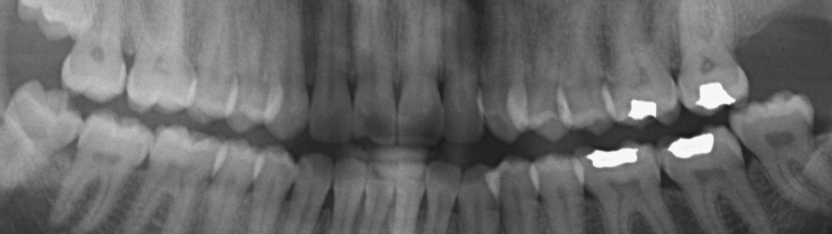
#> input picture media/tested/10.bmp, 1663 x 468 px (shown at 1/2 size); its folder holds only this picture in this run
$ python -i ROI_revision.py   (imports and definitions only)   (older library calls are emulated)
#> lines starting #> are read from the running program, lines starting #| are printed output that depends on the picture; after the words box and inside, x2 and y2 are one past the last pixel; in counts of white or black regions, pixels touching at a corner belong together
### users/utility/preprocessing.py
import cv2
import matplotlib.pyplot as plt
import numpy as np
from skimage.filters import (threshold_otsu, threshold_niblack, threshold_sauvola, rank)
from skimage.morphology import disk


def draw_histogram(image):
    plt.hist(image.ravel(), 256, [0, 256])
    plt.show()


# [42 lines left out: function match_histogram, not called in this run]


def equalize_histogram(image):
    result = cv2.equalizeHist(image)
    return result


def AHE(image, radius=150):
    result = rank.equalize(image=image, selem=disk(radius))
    return result


def CLAHE(image, clip_limit=2.0, grid_size=8):
    clahe = cv2.createCLAHE(clipLimit=clip_limit, tileGridSize=(grid_size, grid_size))
    adaptive_equalized = clahe.apply(image)
    return adaptive_equalized


# [83 lines left out: functions global_threshold, adaptive_threshold, otsu, niblack, not called in this run]


def sauvola(image, window_size, show_result=False, return_result=False):
    binary_global = image > threshold_otsu(image)
    thresh_sauvola = threshold_sauvola(image, window_size=window_size)
    binary_sauvola = image > thresh_sauvola

    if show_result:
        plt.subplot(3, 1, 1), plt.imshow(image, cmap='gray'), plt.title('Original'), plt.axis('off')
        plt.subplot(3, 1, 2), plt.imshow(binary_global, cmap='gray'), plt.title('Global Threshold'), plt.axis('off')
        plt.subplot(3, 1, 3), plt.imshow(binary_sauvola, cmap='gray'), plt.title('Sauvola Threshold'), plt.axis('off')
        plt.show()

    binary_sauvola = np.array(binary_sauvola, dtype='uint8')
    binary_sauvola = np.where(binary_sauvola == 1, np.uint8(255), np.uint8(0))

    if return_result:
        return binary_sauvola


# [176 lines left out: functions canny, laplacian, erosion, dilation, quadtree_decomp, imfill, not called in this run]


def eliminate_white_pixels(image):
    image = np.where(image == 255, np.uint8(254), image)
    return image


def eliminate_black_pixels(image):
    image = np.where(image == 0, np.uint8(1), image)
    return image

### users/utility/ROI_revision.py
import cv2
from . import preprocessing
import matplotlib.pyplot as plt
# import matplotlib.lines as mlines
import numpy as np
import copy


def revise_horizontal_boundaries(image, show_result=False, return_result=False):
    height, width = image.shape[0], image.shape[1]
    # print("image dimensions are:", image.shape)
    # img = preprocessing.CLAHE(image=img)
    tmp = copy.deepcopy(x=image)
    desired_kernel_size = int(width / 80) * 2 + 1
    tmp = cv2.GaussianBlur(tmp, (desired_kernel_size, desired_kernel_size), 0)
    desired_window_size = int(width / 60) * 2 + 1
    tmp = preprocessing.sauvola(image=tmp, window_size=desired_window_size, return_result=1)
    tmp = np.array(tmp, dtype='uint8')
    tmp = cv2.GaussianBlur(tmp, (desired_kernel_size, desired_kernel_size), 0)

    sum_array = list()
    bound = int(height / 5)
    # bound = 0
    for line_idx in range(bound, height - bound):
        line = tmp[line_idx, :]
        sum_array.append(sum(line))

    peak = np.argmin(a=sum_array) + bound
    cv2.line(tmp, (0, peak), (width, peak), 0, 3)

    # these coefficients are obtained empirically
    # upper is between 0.4 and 0.5
    # lower is between 0.3 and 0.4
    upper_bound = peak - int(0.45 * height)
    lower_bound = peak + int(0.4 * height)

    if upper_bound < 0:
        upper_bound = 0
    if lower_bound > height:
        lower_bound = height

    image = image[upper_bound:lower_bound, :]

    if show_result:
        plt.subplot(2, 1, 1), plt.imshow(X=tmp, cmap='gray')
        plt.subplot(2, 1, 2), plt.imshow(X=image, cmap='gray')
        plt.show()

    if return_result:
        return image, lower_bound, upper_bound


def revise_vertical_boundaries(image, show_result=False, return_result=False):

    def find_eoi(image, h_start, h_stop, rev_count):
        sum_array = list()
        for line_idx in range(resized_width):
            line = image[h_start:h_stop, line_idx]
            sum_array.append(sum(line))

        mean = int(np.mean(a=sum_array))

        # [5 lines of commented-out code are left out]

        if rev_count:
            for element in range(len(sum_array) - 2, 0, -1):
                if (sum_array[element + 1] <= mean) & (sum_array[element] >= mean):
                    eoi = int(element * width / 500)
                    break
        else:
            for element in range(0, len(sum_array) - 2):
                if (sum_array[element] <= mean) & (sum_array[element + 1] >= mean):
                    eoi = int(element * width / 500)
                    break

        return eoi

    tmp = copy.deepcopy(x=image)
    tmp = preprocessing.CLAHE(image=tmp, clip_limit=2., grid_size=8)
    height, width = tmp.shape[0], tmp.shape[1]
    # print("image shape is:", tmp.shape)
    resized_img = cv2.resize(tmp, (0, 0), fx=(500 / width), fy=(200 / height))

    resized_height, resized_width = resized_img.shape[0], resized_img.shape[1]
    linewidth = int(width / 400.)

    # [4 lines of commented-out code are left out]

    """vertical edges filter: left boundary"""
    vertical_edge_detector = np.zeros(shape=(3, 3))
    for ii in range(0, len(vertical_edge_detector)):
        vertical_edge_detector[ii, 0] = -1
        vertical_edge_detector[ii, -1] = 1

    # print(vertical_edge_detector)
    v_kernel = np.array(vertical_edge_detector, dtype=np.float32) / 1.0
    left_edge = cv2.filter2D(resized_img, -1, v_kernel)
    """end"""

    left_edge = preprocessing.dilation(image=left_edge, kernel_size=10, iterations=2, return_result=1)
    # img = cv2.blur(img, (15, 15))

    left_eoi_ln = find_eoi(image=left_edge, h_start=0, h_stop=height, rev_count=False)
    left_eoi_lw = find_eoi(image=left_edge, h_start=int(resized_height / 2), h_stop=height, rev_count=False)
    left_eoi_up = find_eoi(image=left_edge, h_start=0, h_stop=int(resized_height / 2), rev_count=False)
    left_eoi = min([left_eoi_ln, left_eoi_lw, left_eoi_up])

    cv2.line(tmp, (left_eoi, 0), (left_eoi, height), 0, linewidth)
    # cv2.line(resized_img, (sum_element, 0), (sum_element, resized_height), 0, linewidth)
    # print("left eoi is:", left_eoi)

    """vertical edges filter: right boundary"""
    vertical_edge_detector = np.zeros(shape=(3, 3))
    for ii in range(0, len(vertical_edge_detector)):
        vertical_edge_detector[ii, 0] = 1
        vertical_edge_detector[ii, -1] = -1

    # print(vertical_edge_detector)

    v_kernel = np.array(vertical_edge_detector, dtype=np.float32) / 1.0
    right_edge = cv2.filter2D(resized_img, -1, v_kernel)
    """end"""

    right_edge = preprocessing.dilation(image=right_edge, kernel_size=10, iterations=2, return_result=1)
    # img = cv2.blur(img, (15, 15))

    right_eoi_ln = find_eoi(image=right_edge, h_start=0, h_stop=height, rev_count=True)
    right_eoi_lw = find_eoi(image=right_edge, h_start=int(resized_height / 2), h_stop=height, rev_count=True)
    right_eoi_up = find_eoi(image=right_edge, h_start=0, h_stop=int(resized_height / 2), rev_count=True)
    right_eoi = max([right_eoi_ln, right_eoi_lw, right_eoi_up])

    cv2.line(tmp, (right_eoi, 0), (right_eoi, height), 0, linewidth)
    # cv2.line(img_resized, (sum_element, 0), (sum_element, resized_height), 0, linewidth)
    # print("right eoi is:", right_eoi)

    image = image[:, left_eoi:right_eoi]

    if show_result:
        plt.subplot(2, 1, 1), plt.imshow(X=tmp, cmap='gray')
        plt.subplot(2, 1, 2), plt.imshow(X=image, cmap='gray')
        plt.show()

    if return_result:
        return image, left_eoi, right_eoi


def revise_boundaries(image, show_result=False, return_result=False):

    h_rev, lower_boundary, upper_boundary = revise_horizontal_boundaries(image=image, return_result=True)
    revised_roi, left_boundary, right_boundary = revise_vertical_boundaries(image=h_rev, return_result=True)
    boundaries = [left_boundary, right_boundary, lower_boundary, upper_boundary]

    # plot the result as well as the input image
    if show_result:
        plt.subplot(211), plt.imshow(image, cmap='gray')
        plt.xticks([]), plt.yticks([])
        plt.subplot(212), plt.imshow(revised_roi, cmap='gray')
        plt.xticks([]), plt.yticks([])
        plt.show()

    if return_result:
        return revised_roi, boundaries

>>> import cv2
>>> picture = cv2.imread('../../media/tested/10.bmp')
#> picture is the input picture: shape (468, 1663, 3); min 24, max 247, mean 103.9
>>> result = revise_boundaries(picture)
#> in sauvola, `binary_global = image > threshold_otsu(image)`:
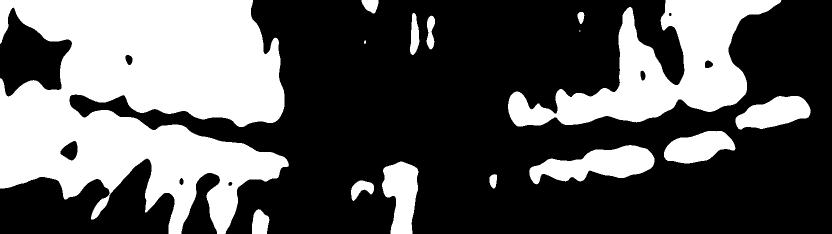
#> binary_global: shape (468, 1663, 3) bool (shown at 1/2 size); 35% white; 15 white regions (1 under 20 px), largest, box (x1, y1, x2, y2) and area: (0, 0, 578, 468) 180206, (1016, 0, 1563, 253) 55655, (1058, 290, 1309, 369) 10903
#> in sauvola, `thresh_sauvola = threshold_sauvola(image, window_size=window_size)`:
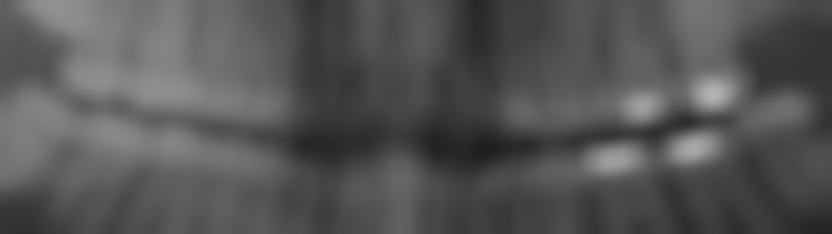
#> thresh_sauvola: shape (468, 1663, 3) float64 (shown at 1/2 size); min 30.62, max 179.9, mean 85.4
#> in sauvola, `binary_sauvola = image > thresh_sauvola`:
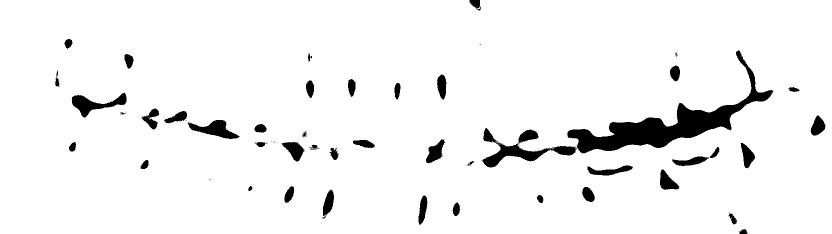
#> binary_sauvola: shape (468, 1663, 3) bool (shown at 1/2 size); 94.8% white; 65 black regions (21 under 20 px), largest, box (x1, y1, x2, y2) and area: (1134, 101, 1547, 307) 16345, (963, 256, 1153, 335) 3621, (143, 185, 253, 235) 2066
#> in revise_horizontal_boundaries, `tmp = cv2.GaussianBlur(tmp, (desired_kernel_size, desired_kernel_size)..`:
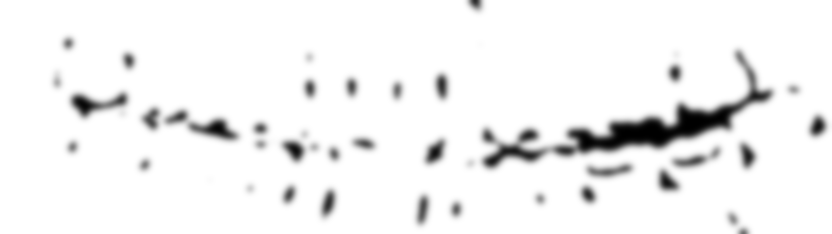
#> tmp: shape (468, 1663, 3) (shown at 1/2 size); min 0, max 255, mean 241.7
#> after the loop in revise_horizontal_boundaries, `for line_idx in range(bound, height - bound):`: sum_array = 282 items, first 6: [179, 179, 179], [28, 28, 28], [104, 104, 104], [165, 165, 165], [173, 173, 173], [149, 149, 149]
#> in revise_horizontal_boundaries, `peak = np.argmin(a=sum_array) + bound`: peak = 630
#> in revise_horizontal_boundaries, `upper_bound = peak - int(0.45 * height)`: upper_bound = 420
#> in revise_horizontal_boundaries, `lower_bound = peak + int(0.4 * height)`: lower_bound = 817
#> in revise_boundaries, `h_rev, lower_boundary, upper_boundary = revise_horizontal_boundaries(i..`: lower_boundary = 468; upper_boundary = 420
#> (the run stopped early here; a loop or call above may not have finished)

$ run again, on media/tested/15.bmp
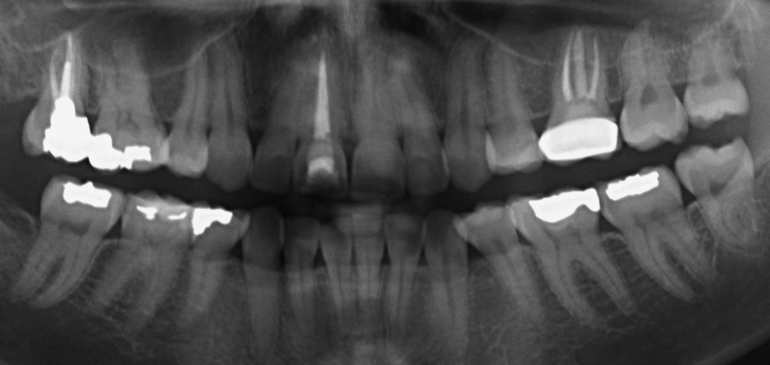
#> input picture media/tested/15.bmp, 1539 x 730 px (shown at 1/2 size)
#> picture is the input picture: shape (730, 1539, 3); min 6, max 245, mean 78
#> binary_global: shape (730, 1539, 3) bool; 18.2% white; 16 white regions (1 under 20 px), largest, box (x1, y1, x2, y2) and area: (971, 0, 1539, 451) 100574, (53, 64, 416, 344) 48656, (941, 337, 1354, 482) 26104
#> after the loop in revise_horizontal_boundaries, `for line_idx in range(bound, height - bound):`: sum_array = 438 items, first 6: [22, 22, 22], [84, 84, 84], [175, 175, 175], [35, 35, 35], [195, 195, 195], [99, 99, 99]
#> peak = 500
#> in revise_horizontal_boundaries, `cv2.line(tmp, (0, peak), (width, peak), 0, 3)`:
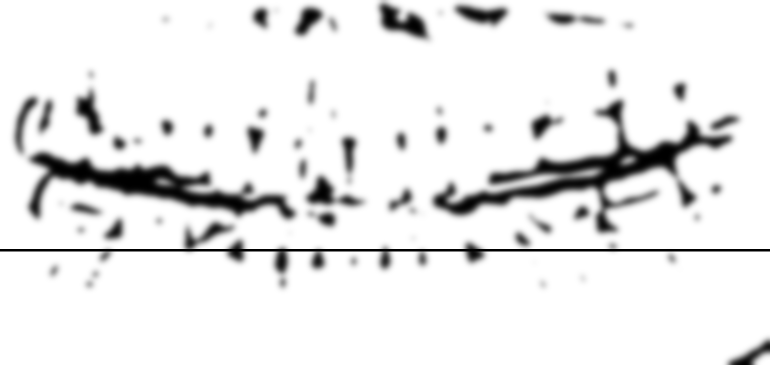
#> tmp: shape (730, 1539, 3) (shown at 1/2 size); min 0, max 255, mean 232.8
#> upper_bound = 172
#> in revise_horizontal_boundaries, `lower_bound = peak + int(0.4 * height)`: lower_bound = 792
#> in revise_horizontal_boundaries, `image = image[upper_bound:lower_bound, :]`:
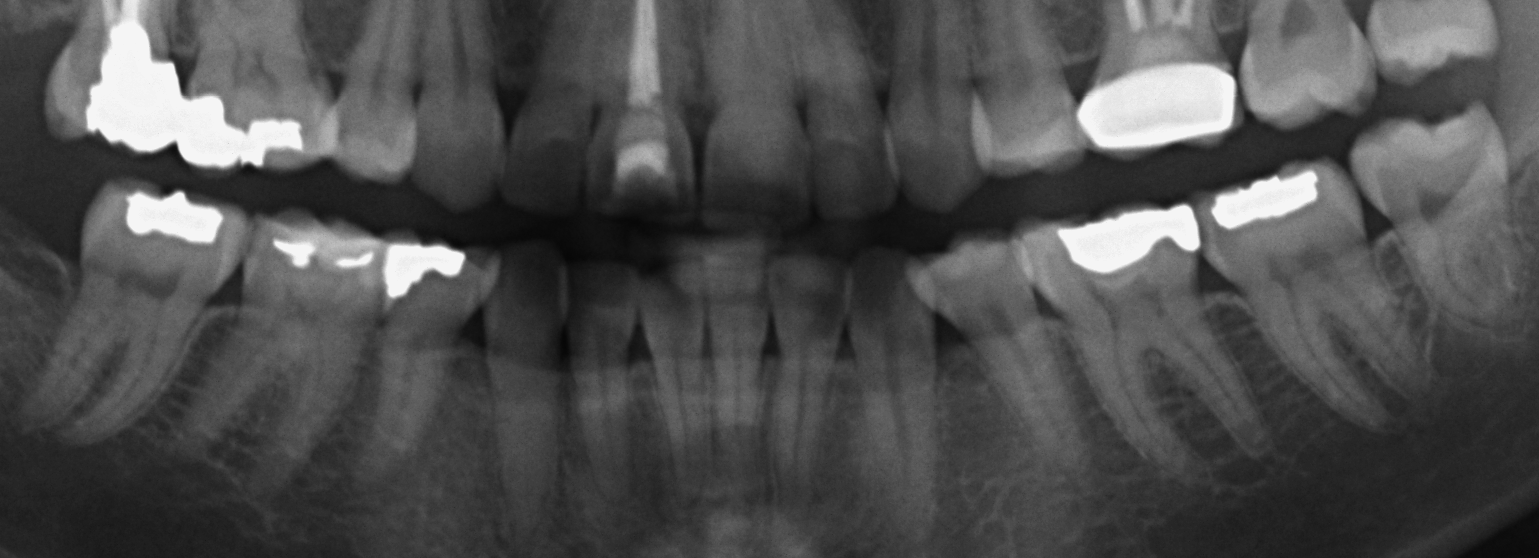
#> image: shape (558, 1539, 3); min 6, max 245, mean 78.9
#> lower_boundary = 730; upper_boundary = 172

$ run again, on media/tested/2.bmp
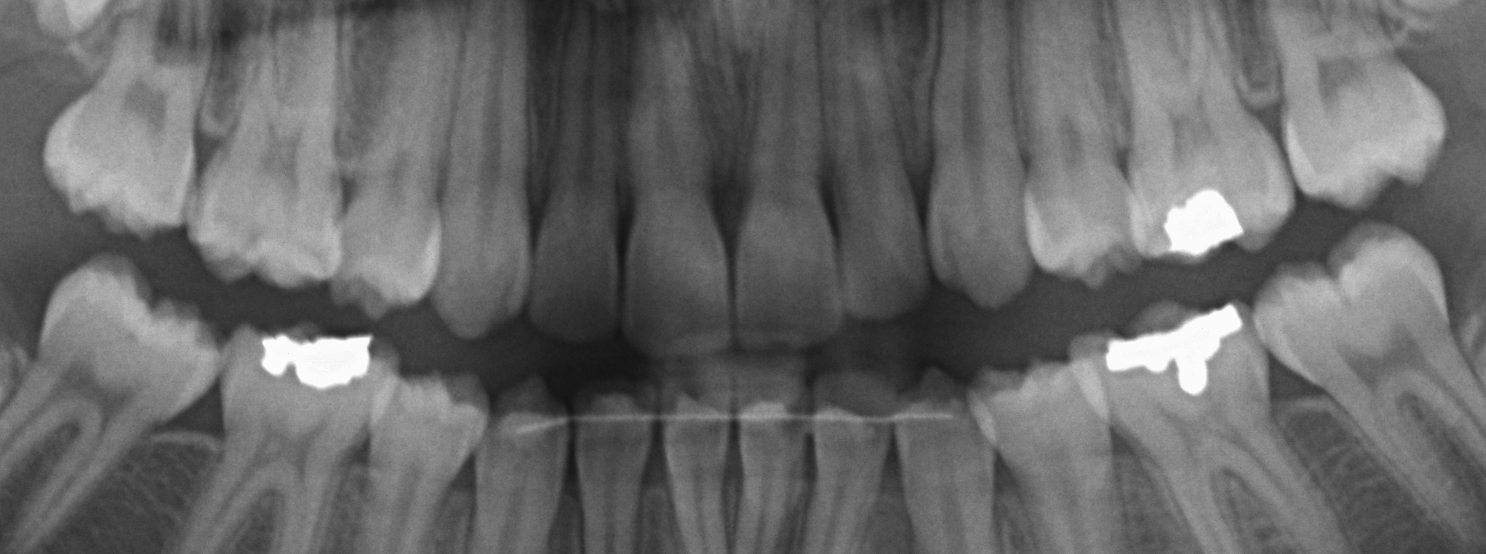
#> input picture media/tested/2.bmp, 1486 x 554 px
#> picture is the input picture: shape (554, 1486, 3); min 19, max 251, mean 104.5
#> in sauvola, `binary_global = image > threshold_otsu(image)`:
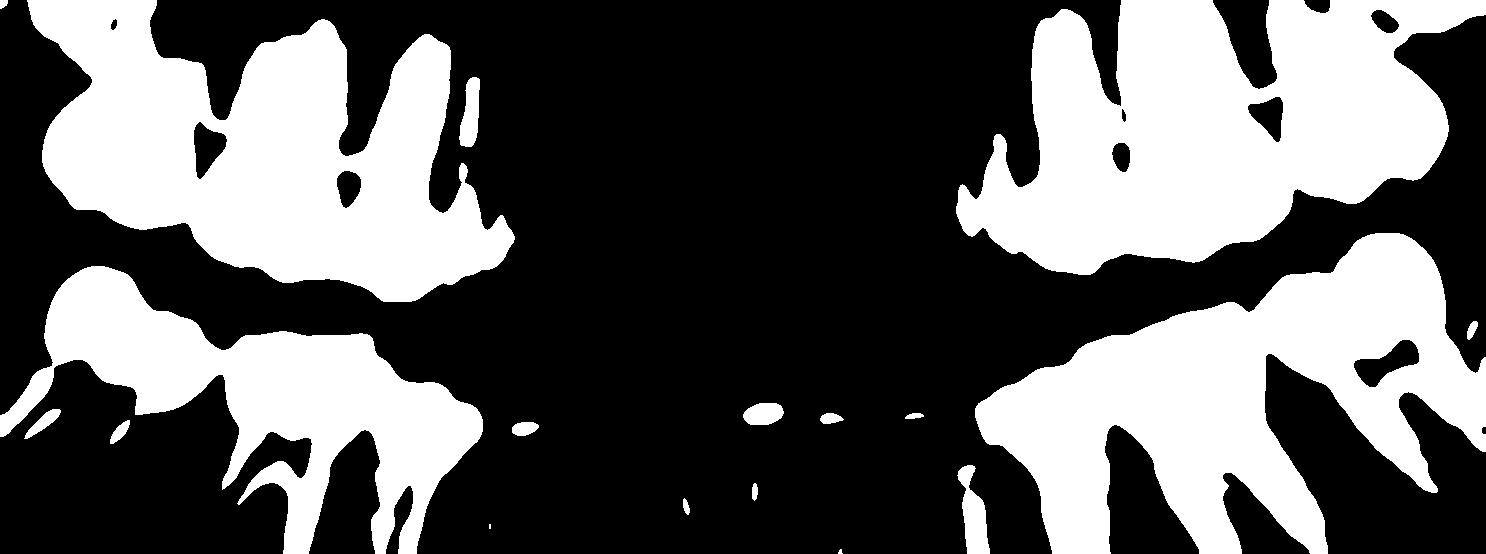
#> binary_global: shape (554, 1486, 3) bool; 37.3% white; 18 white regions (2 under 20 px), largest, box (x1, y1, x2, y2) and area: (956, 0, 1486, 275) 89728, (27, 0, 515, 302) 83404, (975, 233, 1486, 554) 79428
#> after the loop in revise_horizontal_boundaries, `for line_idx in range(bound, height - bound):`: sum_array = 334 items, first 6: [21, 21, 21], [21, 21, 21], [59, 59, 59], [131, 131, 131], [16, 16, 16], [200, 200, 200]
#> peak = 722
#> upper_bound = 473
#> in revise_horizontal_boundaries, `lower_bound = peak + int(0.4 * height)`: lower_bound = 943
#> in revise_horizontal_boundaries, `image = image[upper_bound:lower_bound, :]`:
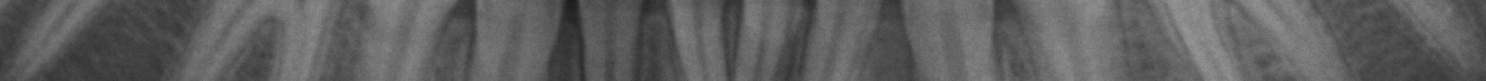
#> image: shape (81, 1486, 3); min 26, max 154, mean 95.1
#> lower_boundary = 554; upper_boundary = 473
